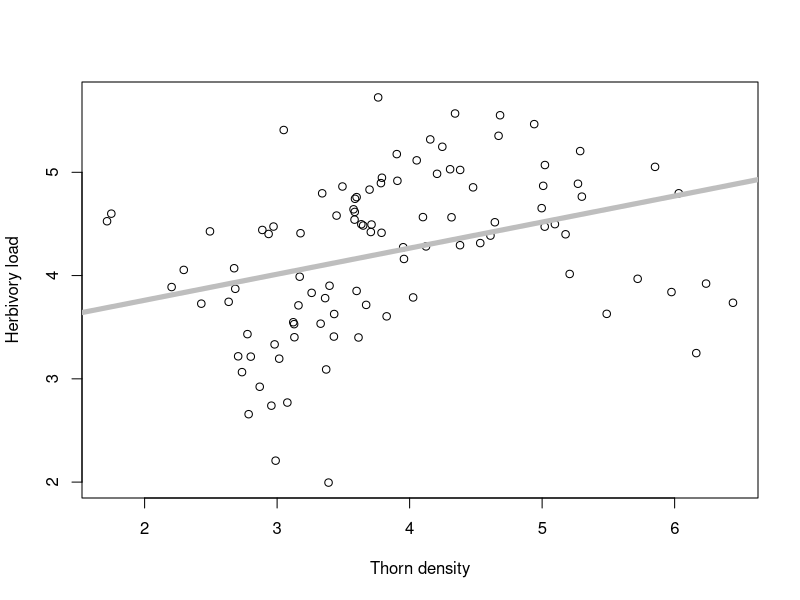
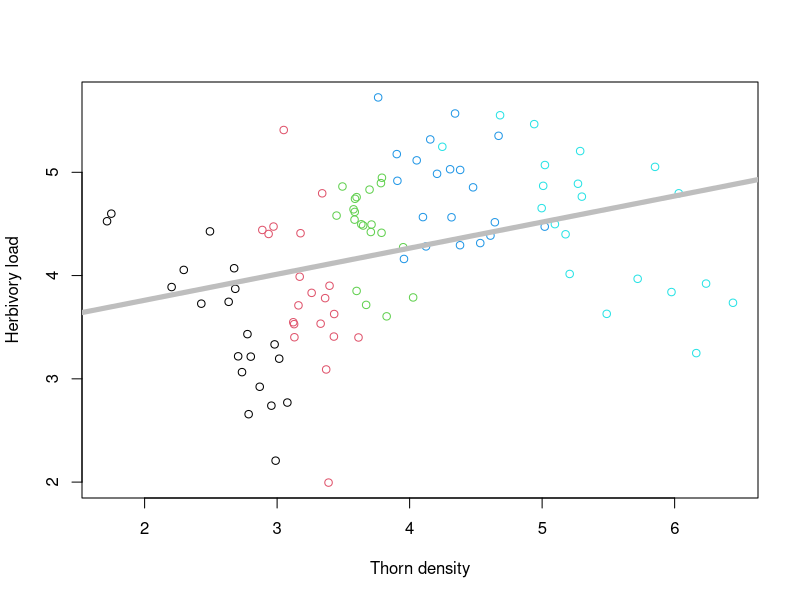
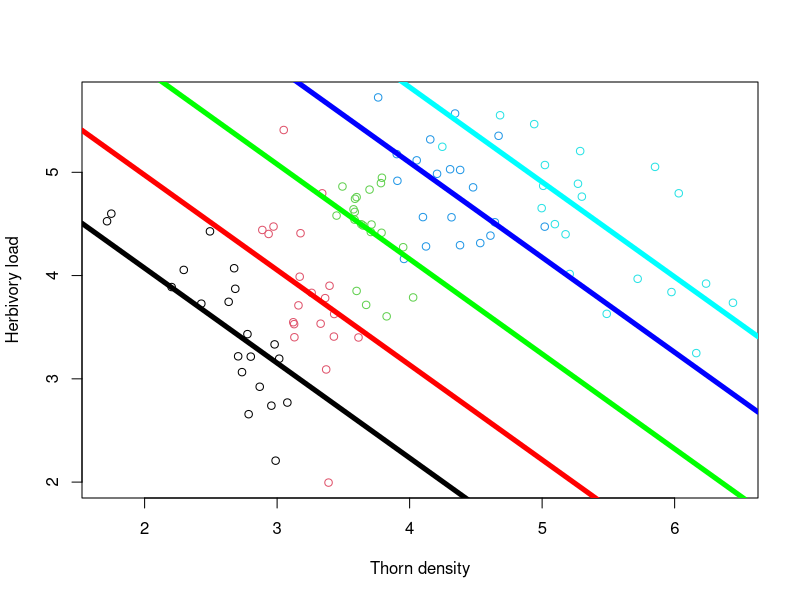

Write the R code that produced these figures, in order.
## ---- chunk 1
library(lme4)
set.seed(1234)
x <- 4+sort(rnorm(100)) + rnorm(100,0,0.15)
block <- rep(x = 1:5, each=20)
blockvalues <- c(-2,-1,0,1,2)
y <- 8 - x + blockvalues[block] + rnorm(100,0,0.5)
thorns <- data.frame(response = y, predictor = x, block=block)
## ---- chunk 2
plot(thorns$response, x=thorns$predictor, ylab = "Herbivory load", xlab= "Thorn density")
abline(lm(response~ predictor, data=thorns), lwd=5, col="gray")#this is a shortcut to draw a regression line
## ---- chunk 3
summary(lm(response~ predictor, data=thorns))
## ---- chunk 4
plot(thorns$predictor, thorns$response, col=block, ylab = "Herbivory load", xlab= "Thorn density")
abline(lm(response~ predictor, data=thorns), lwd=5, col="gray")
## ---- chunk 5
summary(lm(response~ predictor + as.factor(block), data=thorns))
## ---- chunk 6
summary(thornLMM <- lmer(response ~ predictor + (1|block), data=thorns))
## ---- chunk 7
plot(thorns$predictor, thorns$response, col=thorns$block, ylab = "Herbivory load", xlab= "Thorn density")
slp <- fixef(thornLMM)[2]
inter <- fixef(thornLMM)[1]
re <- ranef(thornLMM)$block[,1]

abline(a = inter+re[1], b=slp, lwd=5)
abline(a = inter+re[2], b=slp, lwd=5, col="red")
abline(a = inter+re[3], b=slp, lwd=5, col="green")
abline(a = inter+re[4], b=slp, lwd=5, col="blue")
abline(a = inter+re[5], b=slp, lwd=5, col="cyan")
## ---- chunk 8
set.seed(1234)
sampsize <- 300
x <- rnorm(sampsize,mean = 4, sd=0.25)
nbblocks <- 50
block <- sample(x = 1:nbblocks, size = sampsize, replace = TRUE)
blockvalues <- rnorm(n = nbblocks, mean = 0, sd = 3)
y <- 8 - x + blockvalues[block] + rnorm(sampsize,0,1)
thornsmany <- data.frame(response = y, predictor = x, block=block)
## ---- chunk 9
summary(lm(response ~ predictor, data=thornsmany))
## ---- chunk 10
thornLMM <- lmer(response ~ predictor + (1|block), data = thorns)
thornLM <- lm(response ~ predictor, data = thorns)
anova(thornLMM, thornLM) # the mixed model MUST GO FIRST
## ---- chunk 11
set.seed(1234)
RandomVariance <- 0
sampsize <- 200
x <- rnorm(sampsize,mean = 4, sd=0.25)
nbblocks <- 50
block <- sample(x = 1:nbblocks, size = sampsize, replace = TRUE)
blockvalues <- rnorm(n = nbblocks, mean = 0, sd = sqrt(RandomVariance))
y <- 8 - x + blockvalues[block] + rnorm(sampsize,0,1)
dat <- data.frame(response = y, predictor = x, block=block)
